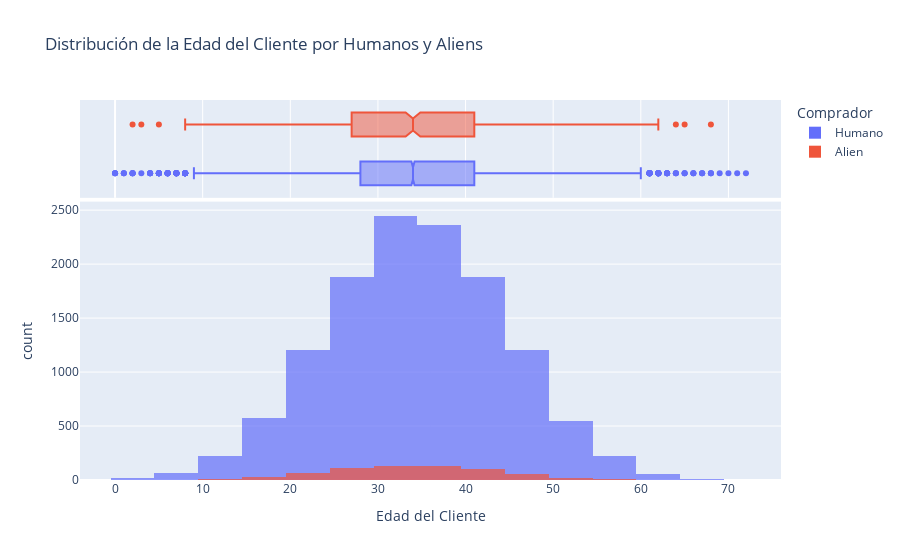

The notebook cell this image was saved under:
### Markdown cell above
El gráfico muestra la distribución del monto de las transacciones realizadas por humanos y alienígenas. Se puede observar que la mayoría de las transacciones se concentran en montos bajos, especialmente por parte de los humanos, con una gran acumulación de transacciones cercanas a cero. Los alienígenas, por otro lado, tienen transacciones más dispersas en un rango más amplio, aunque en menor cantidad. Los gráficos de caja en la parte superior también indican que los alienígenas tienen una mayor dispersión en sus transacciones y algunos outliers, mientras que las transacciones humanas están más concentradas alrededor de montos bajos.

### Code cell
# b. Distplot para "Customer Age" diferenciando entre humanos y alienígenas
fig_b = px.histogram(df_pandas, 
            x="Customer Age", 
            color="Comprador",  # Usamos la columna 'Comprador'
            marginal="box",  # Opcional: añade un gráfico de caja
            title="Distribución de la Edad del Cliente por Humanos y Aliens",
            labels={"Customer Age": "Edad del Cliente"},
            nbins=30, 
            opacity=0.7,
            barmode="overlay")
fig_b.show()

### Figure 1 — Plotly figure (JSON) as saved in the notebook; plotly's stock layout.template omitted (floating-point values rounded to 4 significant figures; data arrays with more than 128 entries replaced by an {"elided": "..."} marker saying what was removed)
{"data": [{"alignmentgroup": "True", "bingroup": "x", "hovertemplate": "Comprador=Humano<br>Edad del Cliente=%{x}<br>count=%{y}<extra></extra>", "legendgroup": "Humano", "marker": {"color": "#636efa", "opacity": 0.7, "pattern": {"shape": ""}}, "name": "Humano", "nbinsx": 30, "offsetgroup": "Humano", "orientation": "v", "showlegend": true, "type": "histogram", "x": {"elided": "12700 int values"}, "xaxis": "x", "yaxis": "y"}, {"alignmentgroup": "True", "hovertemplate": "Comprador=Humano<br>Edad del Cliente=%{x}<extra></extra>", "legendgroup": "Humano", "marker": {"color": "#636efa"}, "name": "Humano", "notched": true, "offsetgroup": "Humano", "showlegend": false, "type": "box", "x": {"elided": "12700 int values"}, "xaxis": "x2", "yaxis": "y2"}, {"alignmentgroup": "True", "bingroup": "x", "hovertemplate": "Comprador=Alien<br>Edad del Cliente=%{x}<br>count=%{y}<extra></extra>", "legendgroup": "Alien", "marker": {"color": "#EF553B", "opacity": 0.7, "pattern": {"shape": ""}}, "name": "Alien", "nbinsx": 30, "offsetgroup": "Alien", "orientation": "v", "showlegend": true, "type": "histogram", "x": {"elided": "688 int values"}, "xaxis": "x", "yaxis": "y"}, {"alignmentgroup": "True", "hovertemplate": "Comprador=Alien<br>Edad del Cliente=%{x}<extra></extra>", "legendgroup": "Alien", "marker": {"color": "#EF553B"}, "name": "Alien", "notched": true, "offsetgroup": "Alien", "showlegend": false, "type": "box", "x": {"elided": "688 int values"}, "xaxis": "x2", "yaxis": "y2"}], "layout": {"barmode": "overlay", "legend": {"title": {"text": "Comprador"}, "tracegroupgap": 0}, "title": {"text": "Distribución de la Edad del Cliente por Humanos y Aliens"}, "xaxis": {"anchor": "y", "domain": [0, 1], "title": {"text": "Edad del Cliente"}}, "xaxis2": {"anchor": "y2", "domain": [0, 1], "matches": "x", "showgrid": true, "showticklabels": false}, "yaxis": {"anchor": "x", "domain": [0, 0.7326], "title": {"text": "count"}}, "yaxis2": {"anchor": "x2", "domain": [0.7426, 1], "matches": "y2", "showgrid": false, "showline": false, "showticklabels": false, "ticks": ""}}}
